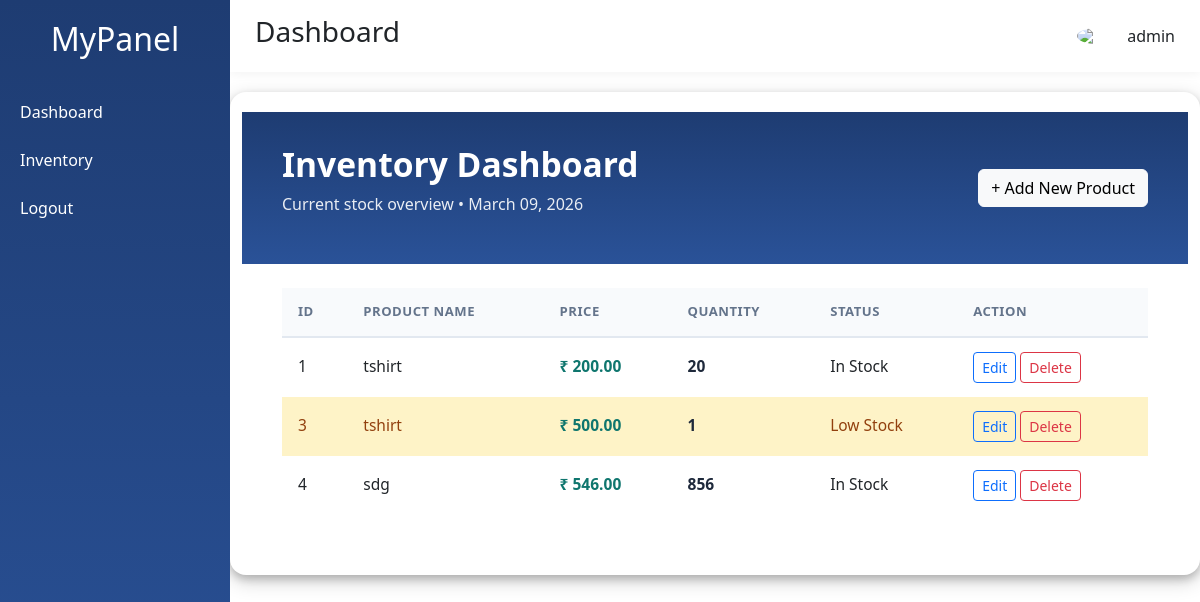
/product/ (signed in), run on the app's committed database.
### login/models.py (models this page shows, shortened)
class Product(models.Model):
    name = models.CharField(max_length=100)
    price = models.DecimalField(max_digits=10, decimal_places=2)
    quantity = models.PositiveIntegerField()

### login/views.py (the view)
# urls.py: path("product/", views.home, name="product"),
def home(request):
    if not request.user.is_authenticated:
        return redirect("login")
    products = Product.objects.all()
    context = {
        'products': products,
    }
    return render(request, 'home.html', context)

### login/templates/home.html (shortened to what this page needs)
{% load static %}
<!DOCTYPE html>
<html>
<head>
    <link rel="stylesheet" href="https://cdnjs.cloudflare.com/ajax/libs/font-awesome/6.5.0/css/all.min.css">
    <link rel="stylesheet" href="{% static 'css/inventory.css' %}">
    <link href="https://cdn.jsdelivr.net/npm/bootstrap@5.3.3/dist/css/bootstrap.min.css" rel="stylesheet">
</head>
<body>
<div class="sidebar">
    <h2>MyPanel</h2>
    <a href="{% url 'dashboard' %}">Dashboard</a>
    <a href="{% url 'product' %}">Inventory</a>
    <a href="/logout/">Logout</a>
</div>
<div class="main">
    <div class="topbar">
        <h3>Dashboard</h3>
        <div class="profile">
            <img src="https://cdn-icons-png.flaticon.com/512/149/149071.png">
            {{ request.user.username }}
        </div>
    </div>
    <div class="container">
        <header class="header">
            <div class="d-flex justify-content-between align-items-center">
                <div class="text-start">
                    <h1>Inventory Dashboard</h1>
                    <p class="subtitle">Current stock overview • March 09, 2026</p>
                </div>
                <a href="{% url 'add_product' %}" class="btn btn-light btn-add">
                    + Add New Product
                </a>
            </div>
        </header>
        <div class="table-container">
            <table class="inventory-table">
                <thead>
                    <tr>
                        <th>ID</th>
                        <th>Product Name</th>
                        <th>Price</th>
                        <th>Quantity</th>
                        <th>Status</th>
                        <th>Action</th>
                    </tr>
                </thead>
                <tbody>
                    {% for product in products %}
                    <tr class="{% if product.quantity == 0 %}out-of-stock{% elif product.quantity <= 5 %}low-stock{% endif %}">
                        <td>{{ product.id }}</td>
                        <td>{{ product.name }}</td>
                        <td class="price">&#8377; {{ product.price|floatformat:2 }}</td>
                        <td class="quantity">{{ product.quantity }}</td>
                        <td class="status">
                            {% if product.quantity == 0 %}Out of Stock
                            {% elif product.quantity <= 5 %}Low Stock
                            {% else %}In Stock{% endif %}
                        </td>
                        <td>
                            <a href="{% url 'edit_product' product.id %}" class="btn btn-sm btn-outline-primary">Edit</a>
                            <a href="{% url 'delete_product' product.id %}" class="btn btn-sm btn-outline-danger">Delete</a>
                        </td>
                    </tr>
                    {% empty %}
                    <tr>
                        <td colspan="6" class="empty-message text-center">No products in inventory yet.</td>
                    </tr>
                    {% endfor %}
                </tbody>
            </table>
        </div>
    </div>
</div>
</body>
</html>

### login/static/css/inventory.css (style rules this page uses)
* { margin: 0; padding: 0; box-sizing: border-box; }
body { font-family: 'Inter', system-ui, -apple-system, sans-serif; background: linear-gradient(135deg, #f0f4f8 0%, #e2e8f0 100%); min-height: 100vh; padding: 2.5rem 1rem; color: #1e293b; }
.container { max-width: 1100px; margin: 20px auto 0; padding: 20px; background: white; border-radius: 16px; box-shadow: 0 10px 30px rgba(0, 0, 0, 0.08); overflow: hidden; box-shadow: 0 4px 8px 0 rgba(0, 0, 0, 0.2), 0 6px 20px 0 rgba(0, 0, 0, 0.19); }
.header { padding: 2rem 2.5rem; background: linear-gradient(to bottom, #1e3c72, #2a5298); color: white; text-align: center; }
.header h1 { font-size: 2.1rem; font-weight: 700; margin-bottom: 0.5rem; }
.subtitle { opacity: 0.9; font-size: 1rem; }
.table-container { padding: 1.5rem 2.5rem 2.5rem; }
.inventory-table { width: 100%; border-collapse: separate; border-spacing: 0; font-size: 0.97rem; }
.inventory-table th, .inventory-table td { padding: 14px 16px; text-align: left; }
.inventory-table thead th { background: #f8fafc; color: #64748b; font-weight: 600; text-transform: uppercase; font-size: 0.82rem; letter-spacing: 0.5px; border-bottom: 2px solid #e2e8f0; }
.inventory-table tbody tr { border-bottom: 1px solid #f1f5f9; transition: all 0.18s ease; }
.inventory-table tbody td { vertical-align: middle; }
.price { font-weight: 600; color: #0f766e; }
.quantity { font-weight: 600; color: #1e293b; }
.status { font-weight: 500; }
.low-stock { background-color: #fef3c7 !important; color: #92400e; }

### login/templates/home.html (style rules this page uses)
body { margin: 0; padding: 0; font-family: 'Poppins', sans-serif; display: flex; background: #f4f7fe; }
.sidebar { width: 230px; height: 100vh; background: linear-gradient(to bottom, #1e3c72, #2a5298); color: white; position: fixed; padding-top: 20px; }
.sidebar h2 { text-align: center; margin-bottom: 30px; }
.sidebar a { display: block; padding: 12px 20px; color: white; text-decoration: none; transition: 0.3s; }
.main { margin-left: 230px; width: 100%; }
.topbar { background: white; padding: 15px 25px; display: flex; justify-content: space-between; align-items: center; box-shadow: 0 2px 10px rgba(0,0,0,0.05); }
.profile { display: flex; align-items: center; }
.profile img { width: 40px; border-radius: 50%; margin-right: 10px; }

### data on the page
Product: id "1", name "tshirt", price "200.00", quantity "20", shows "In Stock"
Product: id "3", name "tshirt", price "500.00", quantity "1", shows "Low Stock"
Product: id "4", name "sdg", price "546.00", quantity "856", shows "In Stock"

### other printed values
{{ request.user.username }} "admin"
